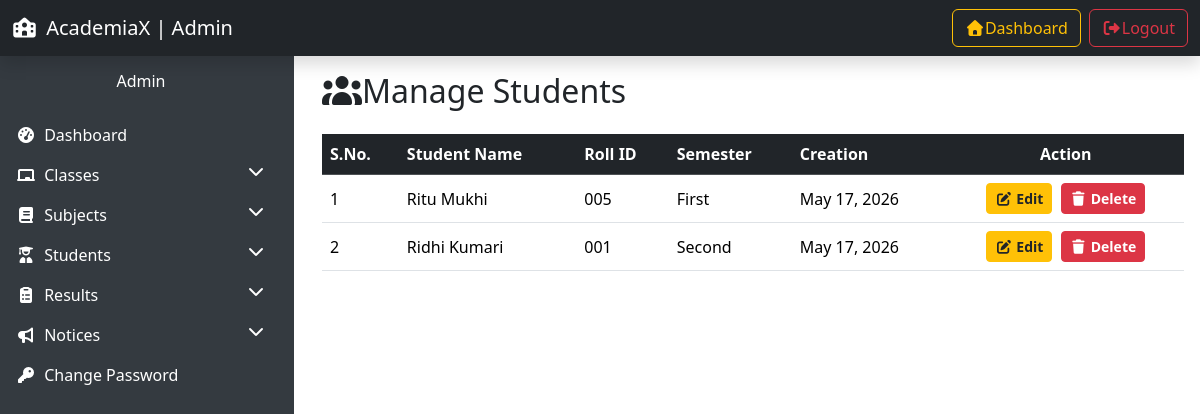
The app's page /manage_students/ (signed in) with its own data.
### Resultapp/models.py (models this page shows, shortened)
class Students(models.Model):
    GENDER_CHOICES = (
        ('Male', 'Male'),
        ('Female', 'Female'),
    )
    name = models.CharField(max_length=50)
    roll_id = models.CharField(max_length=30)
    email = models.CharField(max_length=50)
    gender = models.CharField(max_length=50, choices=GENDER_CHOICES)
    dob = models.CharField(max_length=100)
    reg_date = models.DateTimeField(auto_now_add=True)
    student_semester = models.ForeignKey(Semester, on_delete=models.SET_NULL, null=True)
    reg_date_models = models.DateTimeField(auto_now_add=True)
    status = models.IntegerField(default=1)

class Semester(models.Model):
    semester_name = models.CharField(max_length=50)
    semester_code = models.CharField(max_length=50)
    academic_year = models.IntegerField(default=20)
    creation_date = models.DateTimeField(auto_now_add=True)

### Resultapp/views.py (the view, shortened to what this page needs)
# urls.py: path('manage_students/',manage_students, name='manage_students'),
@login_required
def manage_students(request):
    students = Students.objects.all()
    return render(request, 'manage_students.html', {'students': students})

### Resultapp/templates/manage_students.html (shortened to what this page needs)
{% extends 'admin_base.html' %}
{% block content %}
<div class="container">
    <h2 class="mb-4"><i class="fas fa-users"></i>Manage Students</h2>
<table class="table table-hover align-middle">
    <thead class="table-dark">
        <tr>
            <th scope="col">S.No.</th>
            <th scope="col">Student Name</th>
            <th scope="col">Roll ID</th>
            <th scope="col">Semester</th>
            <th scope="col">Creation</th>
            <th scope="col" class="text-center">Action</th>
        </tr>
    </thead>
    <tbody>
        {% for student in students %}
        <tr>
            <td>{{ forloop.counter }}</td>
            <td>{{ student.name }}</td>
            <td>{{ student.roll_id }}</td>
            <td>{{student.student_semester.semester_name}}</td>
            <td>{{ student.reg_date|date:"M d, Y" }}</td>
            <td class="text-center">
                <a href="{% url 'edit_student' student.id%}" class="btn btn-warning btn-sm me-1 text-dark fw-bold">
                    <i class="fas fa-edit"></i> Edit
                </a>
                <a href="?delete={{ student.id }}" class="btn btn-danger btn-sm fw-bold">
                    <i class="fas fa-trash"></i> Delete
                </a>
            </td>
        </tr>
        {% empty %}
        <tr>
            <td colspan="6" class="text-center text-muted p-4">
                Koi student data nahi mila! Add Student form se naya student add karein.
            </td>
        </tr>
        {% endfor %}
    </tbody>
</table>
{% endblock %}

### records on screen
Students: name "Ritu Mukhi", roll_id "005", student_semester.semester_name "First", reg_date "May 17, 2026"
Students: name "Ridhi Kumari", roll_id "001", student_semester.semester_name "Second", reg_date "May 17, 2026"
